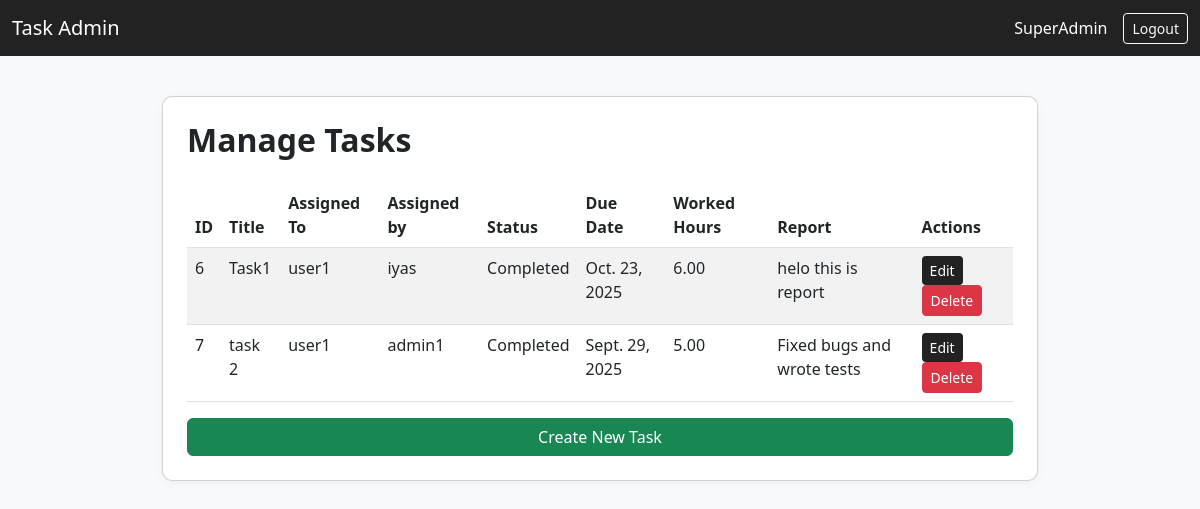
Before: /adminpanel/manage-tasks/ (signed in) with the older database file.
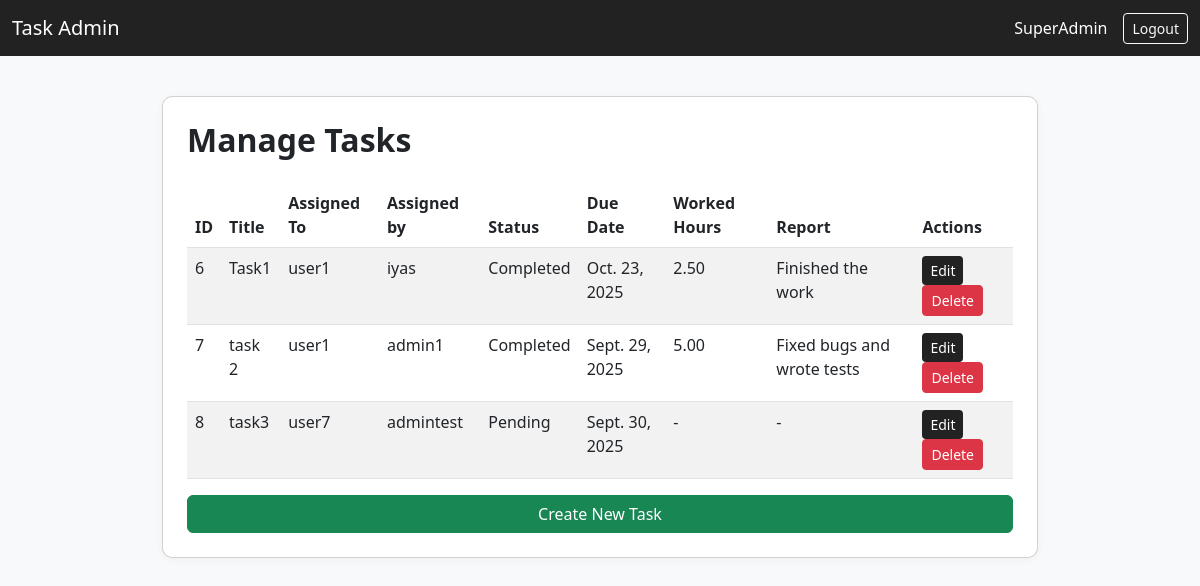
After: the same page with the newer database file.
### tasks/models.py (models this page shows, shortened)
class Task(models.Model):
	STATUS_CHOICES = [
		('pending', 'Pending'),
		('in_progress', 'In Progress'),
		('completed', 'Completed'),
	]
	title = models.CharField(max_length=255)
	description = models.TextField()
	assigned_to = models.ForeignKey(settings.AUTH_USER_MODEL, on_delete=models.CASCADE, related_name='tasks')
	assigned_by = models.ForeignKey(settings.AUTH_USER_MODEL, null=True, blank=True, on_delete=models.SET_NULL, related_name='assigned_tasks')
	due_date = models.DateField()
	status = models.CharField(max_length=20, choices=STATUS_CHOICES, default='pending')
	completion_report = models.TextField(blank=True, null=True)
	worked_hours = models.DecimalField(max_digits=5, decimal_places=2, blank=True, null=True)
	created_at = models.DateTimeField(auto_now_add=True)
	updated_at = models.DateTimeField(auto_now=True)

### accounts/models.py (models this page shows, shortened)
class User(AbstractUser):
	ROLE_CHOICES = [
		('user', 'User'),
		('admin', 'Admin'),
		('superadmin', 'SuperAdmin'),
	]
	role = models.CharField(max_length=20, choices=ROLE_CHOICES, default='user')
	assigned_admin = models.ForeignKey('self', null=True, blank=True, on_delete=models.SET_NULL, limit_choices_to={'role': 'admin'}, related_name='assigned_users')

### adminpanel/views.py (the view)
# urls.py: path('manage-tasks/', views.manage_tasks, name='manage_tasks'),
@login_required
def manage_tasks(request):
    if is_superadmin(request.user):
        tasks = Task.objects.all()
    elif is_admin(request.user):
        tasks = Task.objects.filter(assigned_to__assigned_admin=request.user)
    else:
        return HttpResponseForbidden()
    return render(request, 'adminpanel/manage_tasks.html', {'tasks': tasks})

### adminpanel/views.py (called while the page is built)
def is_superadmin(user):
    return user.is_authenticated and user.role == 'superadmin'

### adminpanel/templates/adminpanel/manage_tasks.html
{% extends 'base.html' %}
{% block content %}
<h2 class="mb-4">Manage Tasks</h2>
<table class="table table-striped">
        <thead>
        {% if request.user.role == 'superadmin' %}
            <tr>
                <th>ID</th>
                <th>Title</th>
                <th>Assigned To</th>
                <th>Assigned by</th>
                <th>Status</th>
                <th>Due Date</th>
                <th>Worked Hours</th>
                <th>Report</th>
                <th>Actions</th>
            </tr>
        {% else %}
            <tr><th>ID</th><th>Title</th><th>Assigned To</th><th>Status</th><th>Due Date</th><th>Actions</th></tr>
        {% endif %}
    </thead>
    <tbody>
    {% for task in tasks %}
    <tr>
        <td>{{ task.id }}</td>
        <td>{{ task.title }}</td>
        <td>{{ task.assigned_to.username }}</td>
        {% if request.user.role == 'superadmin' %}
            <td>{% if task.assigned_by %}{{ task.assigned_by.username }}{% else %}-{% endif %}</td>
        {% endif %}
        <td>{{ task.get_status_display }}</td>
        <td>{{ task.due_date }}</td>
        {% if request.user.role == 'superadmin' %}
            <td>{% if task.status == 'completed' and task.worked_hours %}{{ task.worked_hours }}{% else %}-{% endif %}</td>
            <td>
                {% if task.status == 'completed' and task.completion_report %}
                    {{ task.completion_report|truncatechars:60 }}
                {% else %}-{% endif %}
            </td>
        {% endif %}
        <td>
            <a href="{% url 'adminpanel:edit_task' task.id %}" class="btn btn-sm btn-primary">Edit</a>
            <a href="{% url 'adminpanel:delete_task' task.id %}" class="btn btn-sm btn-danger">Delete</a>
        </td>
    </tr>
    {% endfor %}
    </tbody>
</table>
{% if request.user.role == 'superadmin' or request.user.role == 'admin' %}
    <a href="{% url 'adminpanel:add_task' %}" class="btn btn-success">Create New Task</a>
{% endif %}
{% endblock %}

### core/templates/base.html (shortened to what this page needs)
<!DOCTYPE html>
<html lang="en">
<head>
        <link href="https://cdn.jsdelivr.net/npm/bootstrap@5.3.0/dist/css/bootstrap.min.css" rel="stylesheet">
</head>
<body>
        <nav class="navbar navbar-expand-lg mb-4">
            <div class="container-fluid">
                <a class="navbar-brand" href="/adminpanel/superadmin/">Task Admin</a>
                <div class="collapse navbar-collapse" id="navbarNav">
                    <ul class="navbar-nav ms-auto align-items-center">
                        {% if request.user.is_authenticated and request.user.role == 'superadmin' %}
                            <li class="nav-item"><a class="nav-link" href="/adminpanel/superadmin/">SuperAdmin</a></li>
                        {% endif %}
                        {% if request.user.is_authenticated %}
                        <li class="nav-item">
                            <form method="post" action="{% url 'logout' %}" class="d-inline">
                                <button type="submit" class="btn btn-sm btn-outline-light ms-2">Logout</button>
                            </form>
                        </li>
                        {% endif %}
                    </ul>
                </div>
            </div>
        </nav>
        <div class="container">
                <div class="card p-4">
                        {% block content %}{% endblock %}
                </div>
        </div>
</body>
</html>

### core/templates/base.html (style rules this page uses)
body { background: #f8f9fa; }
.navbar { background: #222; }
.navbar-brand, .nav-link, .navbar-nav .nav-link.active { color: #fff !important; }
.container { max-width: 900px; margin-top: 40px; }
.card { box-shadow: 0 2px 8px rgba(0,0,0,0.04); border-radius: 10px; }
h1, h2, h3 { font-weight: 600; }
.btn-primary { background: #222; border: none; }

Changed rows visible on the page:
changed Task "Task1": worked_hours "6.00" → "2.50"; completion_report "helo this is report" → "Finished the work"
added Task: id "8", title "task3", assigned_to.username "user7", assigned_by.username "admintest", status "Pending", due_date "Sept. 30, 2025"
